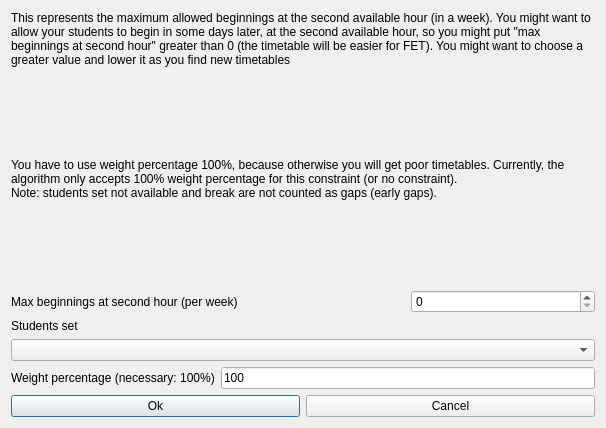
<?xml version="1.0" encoding="UTF-8"?>
<ui version="4.0">
 <class>ModifyConstraintStudentsSetEarlyMaxBeginningsAtSecondHourForm_template</class>
 <widget class="QDialog" name="ModifyConstraintStudentsSetEarlyMaxBeginningsAtSecondHourForm_template">
  <property name="geometry">
   <rect>
    <x>0</x>
    <y>0</y>
    <width>606</width>
    <height>428</height>
   </rect>
  </property>
  <property name="windowTitle">
   <string extracomment="This is the title of the dialog to modify a constraint of this type">Modify students set early max beginnings at second hour</string>
  </property>
  <layout class="QGridLayout" name="gridLayout">
   <item row="0" column="0" colspan="3">
    <widget class="QLabel" name="weightTextLabel_2_2">
     <property name="sizePolicy">
      <sizepolicy hsizetype="Minimum" vsizetype="Minimum">
       <horstretch>0</horstretch>
       <verstretch>0</verstretch>
      </sizepolicy>
     </property>
     <property name="frameShape">
      <enum>QFrame::NoFrame</enum>
     </property>
     <property name="frameShadow">
      <enum>QFrame::Plain</enum>
     </property>
     <property name="text">
      <string>This represents the maximum allowed beginnings at the second available hour (in a week). You might want to allow your students to begin in some days later, at the second available hour, so you might put &quot;max beginnings at second hour&quot; greater than 0 (the timetable will be easier for FET). You might want to choose a greater value and lower it as you find new timetables</string>
     </property>
     <property name="wordWrap">
      <bool>true</bool>
     </property>
    </widget>
   </item>
   <item row="1" column="0">
    <spacer name="spacer20_2">
     <property name="orientation">
      <enum>Qt::Vertical</enum>
     </property>
     <property name="sizeType">
      <enum>QSizePolicy::Expanding</enum>
     </property>
     <property name="sizeHint" stdset="0">
      <size>
       <width>20</width>
       <height>16</height>
      </size>
     </property>
    </spacer>
   </item>
   <item row="2" column="0" colspan="3">
    <widget class="QLabel" name="weightTextLabel_2">
     <property name="sizePolicy">
      <sizepolicy hsizetype="Minimum" vsizetype="Minimum">
       <horstretch>0</horstretch>
       <verstretch>0</verstretch>
      </sizepolicy>
     </property>
     <property name="frameShape">
      <enum>QFrame::NoFrame</enum>
     </property>
     <property name="frameShadow">
      <enum>QFrame::Plain</enum>
     </property>
     <property name="text">
      <string>You have to use weight percentage 100%, because otherwise you will get poor timetables. Currently, the algorithm only accepts 100% weight percentage for this constraint (or no constraint).
Note: students set not available and break are not counted as gaps (early gaps).</string>
     </property>
     <property name="wordWrap">
      <bool>true</bool>
     </property>
    </widget>
   </item>
   <item row="3" column="0">
    <spacer name="spacer20">
     <property name="orientation">
      <enum>Qt::Vertical</enum>
     </property>
     <property name="sizeType">
      <enum>QSizePolicy::Expanding</enum>
     </property>
     <property name="sizeHint" stdset="0">
      <size>
       <width>20</width>
       <height>16</height>
      </size>
     </property>
    </spacer>
   </item>
   <item row="4" column="0" colspan="2">
    <widget class="QLabel" name="maxBeginningsTextLabel">
     <property name="frameShape">
      <enum>QFrame::NoFrame</enum>
     </property>
     <property name="frameShadow">
      <enum>QFrame::Plain</enum>
     </property>
     <property name="text">
      <string>Max beginnings at second hour (per week)</string>
     </property>
     <property name="wordWrap">
      <bool>false</bool>
     </property>
    </widget>
   </item>
   <item row="4" column="2">
    <widget class="QSpinBox" name="maxBeginningsSpinBox"/>
   </item>
   <item row="5" column="0" colspan="3">
    <widget class="QLabel" name="studentsTextLabel">
     <property name="frameShape">
      <enum>QFrame::NoFrame</enum>
     </property>
     <property name="frameShadow">
      <enum>QFrame::Plain</enum>
     </property>
     <property name="text">
      <string>Students set</string>
     </property>
     <property name="wordWrap">
      <bool>false</bool>
     </property>
    </widget>
   </item>
   <item row="6" column="0" colspan="3">
    <widget class="QComboBox" name="studentsComboBox">
     <property name="editable">
      <bool>false</bool>
     </property>
     <property name="insertPolicy">
      <enum>QComboBox::NoInsert</enum>
     </property>
     <property name="autoCompletion">
      <bool>false</bool>
     </property>
     <property name="duplicatesEnabled">
      <bool>false</bool>
     </property>
    </widget>
   </item>
   <item row="7" column="0">
    <widget class="QLabel" name="weightTextLabel">
     <property name="frameShape">
      <enum>QFrame::NoFrame</enum>
     </property>
     <property name="frameShadow">
      <enum>QFrame::Plain</enum>
     </property>
     <property name="text">
      <string>Weight percentage (necessary: 100%)</string>
     </property>
     <property name="wordWrap">
      <bool>false</bool>
     </property>
    </widget>
   </item>
   <item row="7" column="1" colspan="2">
    <widget class="QLineEdit" name="weightLineEdit">
     <property name="text">
      <string>100</string>
     </property>
    </widget>
   </item>
   <item row="8" column="0" colspan="3">
    <layout class="QHBoxLayout">
     <item>
      <widget class="QPushButton" name="okPushButton">
       <property name="text">
        <string>Ok</string>
       </property>
      </widget>
     </item>
     <item>
      <widget class="QPushButton" name="cancelPushButton">
       <property name="text">
        <string>Cancel</string>
       </property>
      </widget>
     </item>
    </layout>
   </item>
  </layout>
 </widget>
 <layoutdefault spacing="6" margin="11"/>
 <tabstops>
  <tabstop>maxBeginningsSpinBox</tabstop>
  <tabstop>studentsComboBox</tabstop>
  <tabstop>weightLineEdit</tabstop>
  <tabstop>okPushButton</tabstop>
  <tabstop>cancelPushButton</tabstop>
 </tabstops>
 <resources/>
 <connections/>
</ui>
